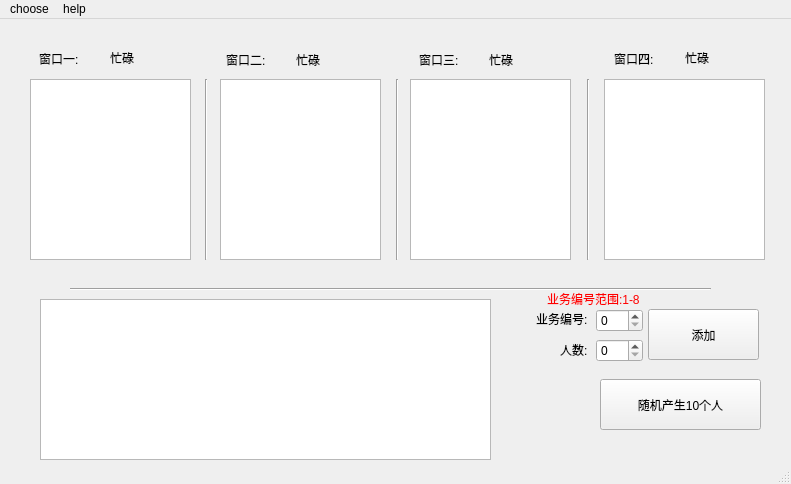
<?xml version="1.0" encoding="UTF-8"?>
<ui version="4.0">
 <class>MainWindow</class>
 <widget class="QMainWindow" name="MainWindow">
  <property name="geometry">
   <rect>
    <x>0</x>
    <y>0</y>
    <width>791</width>
    <height>484</height>
   </rect>
  </property>
  <property name="windowTitle">
   <string>MainWindow</string>
  </property>
  <widget class="QWidget" name="centralWidget">
   <widget class="QPushButton" name="addPersonButton">
    <property name="geometry">
     <rect>
      <x>648</x>
      <y>290</y>
      <width>111</width>
      <height>51</height>
     </rect>
    </property>
    <property name="text">
     <string>添加</string>
    </property>
   </widget>
   <widget class="QPushButton" name="createPersonButton">
    <property name="geometry">
     <rect>
      <x>600</x>
      <y>360</y>
      <width>161</width>
      <height>51</height>
     </rect>
    </property>
    <property name="text">
     <string>随机产生10个人</string>
    </property>
   </widget>
   <widget class="QLabel" name="personNumLabel">
    <property name="geometry">
     <rect>
      <x>560</x>
      <y>323</y>
      <width>41</width>
      <height>16</height>
     </rect>
    </property>
    <property name="text">
     <string>人数:</string>
    </property>
   </widget>
   <widget class="QLabel" name="businessIdLabel">
    <property name="geometry">
     <rect>
      <x>536</x>
      <y>293</y>
      <width>59</width>
      <height>14</height>
     </rect>
    </property>
    <property name="text">
     <string>业务编号:</string>
    </property>
   </widget>
   <widget class="QSpinBox" name="businessIdBox">
    <property name="geometry">
     <rect>
      <x>596</x>
      <y>290</y>
      <width>47</width>
      <height>23</height>
     </rect>
    </property>
   </widget>
   <widget class="QSpinBox" name="personNumBox">
    <property name="geometry">
     <rect>
      <x>596</x>
      <y>320</y>
      <width>47</width>
      <height>23</height>
     </rect>
    </property>
   </widget>
   <widget class="Line" name="line">
    <property name="geometry">
     <rect>
      <x>70</x>
      <y>260</y>
      <width>641</width>
      <height>21</height>
     </rect>
    </property>
    <property name="orientation">
     <enum>Qt::Horizontal</enum>
    </property>
   </widget>
   <widget class="QLabel" name="businessIdBoxWaringLabel">
    <property name="geometry">
     <rect>
      <x>547</x>
      <y>270</y>
      <width>111</width>
      <height>20</height>
     </rect>
    </property>
    <property name="styleSheet">
     <string notr="true">color: rgb(255, 0, 0);</string>
    </property>
    <property name="text">
     <string>业务编号范围:1-8</string>
    </property>
   </widget>
   <widget class="QTextBrowser" name="w2">
    <property name="geometry">
     <rect>
      <x>220</x>
      <y>60</y>
      <width>161</width>
      <height>181</height>
     </rect>
    </property>
   </widget>
   <widget class="Line" name="line_2">
    <property name="geometry">
     <rect>
      <x>196</x>
      <y>60</y>
      <width>20</width>
      <height>181</height>
     </rect>
    </property>
    <property name="orientation">
     <enum>Qt::Vertical</enum>
    </property>
   </widget>
   <widget class="Line" name="line_3">
    <property name="geometry">
     <rect>
      <x>578</x>
      <y>60</y>
      <width>20</width>
      <height>181</height>
     </rect>
    </property>
    <property name="orientation">
     <enum>Qt::Vertical</enum>
    </property>
   </widget>
   <widget class="Line" name="line_4">
    <property name="geometry">
     <rect>
      <x>387</x>
      <y>60</y>
      <width>20</width>
      <height>181</height>
     </rect>
    </property>
    <property name="orientation">
     <enum>Qt::Vertical</enum>
    </property>
   </widget>
   <widget class="QTextBrowser" name="w4">
    <property name="geometry">
     <rect>
      <x>604</x>
      <y>60</y>
      <width>161</width>
      <height>181</height>
     </rect>
    </property>
   </widget>
   <widget class="QTextBrowser" name="w1">
    <property name="geometry">
     <rect>
      <x>30</x>
      <y>60</y>
      <width>161</width>
      <height>181</height>
     </rect>
    </property>
   </widget>
   <widget class="QTextBrowser" name="w3">
    <property name="geometry">
     <rect>
      <x>410</x>
      <y>60</y>
      <width>161</width>
      <height>181</height>
     </rect>
    </property>
   </widget>
   <widget class="QLabel" name="windowOneName">
    <property name="geometry">
     <rect>
      <x>39</x>
      <y>24</y>
      <width>81</width>
      <height>31</height>
     </rect>
    </property>
    <property name="styleSheet">
     <string notr="true">font: 14pt &quot;Sans Serif&quot;;</string>
    </property>
    <property name="text">
     <string>窗口一:</string>
    </property>
   </widget>
   <widget class="QLabel" name="windowFourName">
    <property name="geometry">
     <rect>
      <x>614</x>
      <y>24</y>
      <width>81</width>
      <height>31</height>
     </rect>
    </property>
    <property name="styleSheet">
     <string notr="true">font: 14pt &quot;Sans Serif&quot;;</string>
    </property>
    <property name="text">
     <string>窗口四:</string>
    </property>
   </widget>
   <widget class="QLabel" name="windowThreeName">
    <property name="geometry">
     <rect>
      <x>419</x>
      <y>25</y>
      <width>81</width>
      <height>31</height>
     </rect>
    </property>
    <property name="styleSheet">
     <string notr="true">font: 14pt &quot;Sans Serif&quot;;</string>
    </property>
    <property name="text">
     <string>窗口三:</string>
    </property>
   </widget>
   <widget class="QLabel" name="windowTwoName">
    <property name="geometry">
     <rect>
      <x>226</x>
      <y>25</y>
      <width>81</width>
      <height>31</height>
     </rect>
    </property>
    <property name="styleSheet">
     <string notr="true">font: 14pt &quot;Sans Serif&quot;;</string>
    </property>
    <property name="text">
     <string>窗口二:</string>
    </property>
   </widget>
   <widget class="QTextBrowser" name="runingText">
    <property name="geometry">
     <rect>
      <x>40</x>
      <y>280</y>
      <width>451</width>
      <height>161</height>
     </rect>
    </property>
   </widget>
   <widget class="QLabel" name="windowStatus_1">
    <property name="geometry">
     <rect>
      <x>110</x>
      <y>18</y>
      <width>91</width>
      <height>41</height>
     </rect>
    </property>
    <property name="styleSheet">
     <string notr="true">font: 16pt &quot;Sans Serif&quot;;</string>
    </property>
    <property name="text">
     <string>忙碌</string>
    </property>
   </widget>
   <widget class="QLabel" name="windowStatus_2">
    <property name="geometry">
     <rect>
      <x>296</x>
      <y>20</y>
      <width>91</width>
      <height>41</height>
     </rect>
    </property>
    <property name="styleSheet">
     <string notr="true">font: 16pt &quot;Sans Serif&quot;;</string>
    </property>
    <property name="text">
     <string>忙碌</string>
    </property>
   </widget>
   <widget class="QLabel" name="windowStatus_3">
    <property name="geometry">
     <rect>
      <x>489</x>
      <y>20</y>
      <width>91</width>
      <height>41</height>
     </rect>
    </property>
    <property name="styleSheet">
     <string notr="true">font: 16pt &quot;Sans Serif&quot;;</string>
    </property>
    <property name="text">
     <string>忙碌</string>
    </property>
   </widget>
   <widget class="QLabel" name="windowStatus_4">
    <property name="geometry">
     <rect>
      <x>685</x>
      <y>18</y>
      <width>91</width>
      <height>41</height>
     </rect>
    </property>
    <property name="styleSheet">
     <string notr="true">font: 16pt &quot;Sans Serif&quot;;</string>
    </property>
    <property name="text">
     <string>忙碌</string>
    </property>
   </widget>
  </widget>
  <widget class="QMenuBar" name="menuBar">
   <property name="geometry">
    <rect>
     <x>0</x>
     <y>0</y>
     <width>791</width>
     <height>19</height>
    </rect>
   </property>
   <widget class="QMenu" name="menuChoose">
    <property name="title">
     <string>choose</string>
    </property>
    <addaction name="actionStart_2"/>
    <addaction name="actionStop_2"/>
   </widget>
   <widget class="QMenu" name="menuHelp">
    <property name="title">
     <string>help</string>
    </property>
    <addaction name="actionAbout"/>
   </widget>
   <addaction name="menuChoose"/>
   <addaction name="menuHelp"/>
  </widget>
  <widget class="QStatusBar" name="statusBar"/>
  <action name="actionStart">
   <property name="text">
    <string>start</string>
   </property>
  </action>
  <action name="actionStop">
   <property name="text">
    <string>stop</string>
   </property>
  </action>
  <action name="actionStart_2">
   <property name="text">
    <string>start</string>
   </property>
  </action>
  <action name="actionStop_2">
   <property name="text">
    <string>stop</string>
   </property>
  </action>
  <action name="actionAbout">
   <property name="text">
    <string>about</string>
   </property>
  </action>
 </widget>
 <layoutdefault spacing="6" margin="11"/>
 <resources/>
 <connections/>
</ui>
